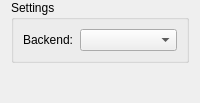
<?xml version="1.0" encoding="UTF-8"?>
<ui version="4.0">
 <class>InternetAccessControlConfigurationPage</class>
 <widget class="QWidget" name="InternetAccessControlConfigurationPage">
  <property name="windowTitle">
   <string>Internet access control</string>
  </property>
  <property name="windowIcon">
   <iconset resource="internetaccesscontrol.qrc">
    <normaloff>:/internetaccesscontrol/globe.png</normaloff>:/internetaccesscontrol/globe.png</iconset>
  </property>
  <layout class="QVBoxLayout" name="verticalLayout">
   <property name="topMargin">
    <number>0</number>
   </property>
   <property name="bottomMargin">
    <number>0</number>
   </property>
   <item>
    <widget class="QGroupBox" name="groupBox">
     <property name="title">
      <string>Settings</string>
     </property>
     <layout class="QGridLayout" name="backendGroupBoxLayout">
      <item row="0" column="0">
       <layout class="QHBoxLayout" name="horizontalLayout" stretch="0,1">
        <item>
         <widget class="QLabel" name="label">
          <property name="text">
           <string>Backend:</string>
          </property>
         </widget>
        </item>
        <item>
         <widget class="QComboBox" name="backend"/>
        </item>
       </layout>
      </item>
     </layout>
    </widget>
   </item>
   <item>
    <spacer name="verticalSpacer">
     <property name="orientation">
      <enum>Qt::Vertical</enum>
     </property>
     <property name="sizeHint" stdset="0">
      <size>
       <width>20</width>
       <height>40</height>
      </size>
     </property>
    </spacer>
   </item>
  </layout>
 </widget>
 <resources>
  <include location="internetaccesscontrol.qrc"/>
 </resources>
 <connections>
  <connection>
   <sender>backend</sender>
   <signal>currentIndexChanged(int)</signal>
   <receiver>InternetAccessControlConfigurationPage</receiver>
   <slot>updateBackendConfigurationWidget()</slot>
   <hints>
    <hint type="sourcelabel">
     <x>193</x>
     <y>69</y>
    </hint>
    <hint type="destinationlabel">
     <x>143</x>
     <y>78</y>
    </hint>
   </hints>
  </connection>
 </connections>
 <slots>
  <slot>updateBackendConfigurationWidget()</slot>
 </slots>
</ui>
